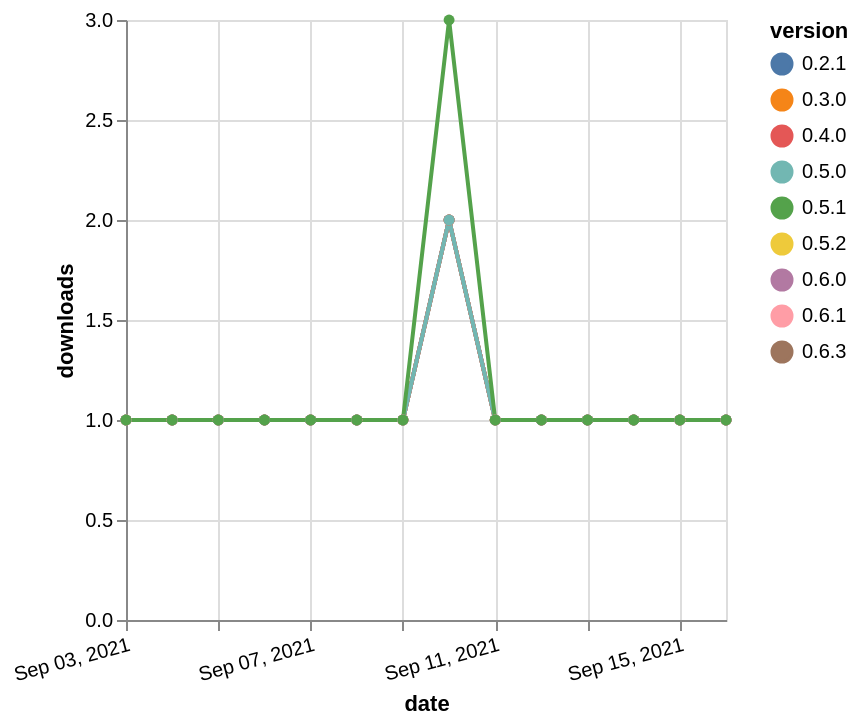

This figure's Vega-Lite source:
### Vega-Lite specification from a JSON file in a GitHub repository (floating-point values rounded to 4 significant figures)
{"$schema": "https://vega.github.io/schema/vega-lite/v5.json", "description": "A simple bar chart with embedded data.", "data": {"values": [{"date": "2021-09-03", "total": 126, "delta": 1, "version": "0.4.0"}, {"date": "2021-09-04", "total": 127, "delta": 1, "version": "0.4.0"}, {"date": "2021-09-05", "total": 128, "delta": 1, "version": "0.4.0"}, {"date": "2021-09-06", "total": 129, "delta": 1, "version": "0.4.0"}, {"date": "2021-09-07", "total": 130, "delta": 1, "version": "0.4.0"}, {"date": "2021-09-08", "total": 131, "delta": 1, "version": "0.4.0"}, {"date": "2021-09-09", "total": 132, "delta": 1, "version": "0.4.0"}, {"date": "2021-09-10", "total": 134, "delta": 2, "version": "0.4.0"}, {"date": "2021-09-11", "total": 135, "delta": 1, "version": "0.4.0"}, {"date": "2021-09-12", "total": 136, "delta": 1, "version": "0.4.0"}, {"date": "2021-09-13", "total": 137, "delta": 1, "version": "0.4.0"}, {"date": "2021-09-14", "total": 138, "delta": 1, "version": "0.4.0"}, {"date": "2021-09-15", "total": 139, "delta": 1, "version": "0.4.0"}, {"date": "2021-09-16", "total": 140, "delta": 1, "version": "0.4.0"}, {"date": "2021-09-03", "total": 128, "delta": 1, "version": "0.6.3"}, {"date": "2021-09-04", "total": 129, "delta": 1, "version": "0.6.3"}, {"date": "2021-09-05", "total": 130, "delta": 1, "version": "0.6.3"}, {"date": "2021-09-06", "total": 131, "delta": 1, "version": "0.6.3"}, {"date": "2021-09-07", "total": 132, "delta": 1, "version": "0.6.3"}, {"date": "2021-09-08", "total": 133, "delta": 1, "version": "0.6.3"}, {"date": "2021-09-09", "total": 134, "delta": 1, "version": "0.6.3"}, {"date": "2021-09-10", "total": 136, "delta": 2, "version": "0.6.3"}, {"date": "2021-09-11", "total": 137, "delta": 1, "version": "0.6.3"}, {"date": "2021-09-12", "total": 138, "delta": 1, "version": "0.6.3"}, {"date": "2021-09-13", "total": 139, "delta": 1, "version": "0.6.3"}, {"date": "2021-09-14", "total": 140, "delta": 1, "version": "0.6.3"}, {"date": "2021-09-15", "total": 141, "delta": 1, "version": "0.6.3"}, {"date": "2021-09-16", "total": 142, "delta": 1, "version": "0.6.3"}, {"date": "2021-09-03", "total": 120, "delta": 1, "version": "0.5.2"}, {"date": "2021-09-04", "total": 121, "delta": 1, "version": "0.5.2"}, {"date": "2021-09-05", "total": 122, "delta": 1, "version": "0.5.2"}, {"date": "2021-09-06", "total": 123, "delta": 1, "version": "0.5.2"}, {"date": "2021-09-07", "total": 124, "delta": 1, "version": "0.5.2"}, {"date": "2021-09-08", "total": 125, "delta": 1, "version": "0.5.2"}, {"date": "2021-09-09", "total": 126, "delta": 1, "version": "0.5.2"}, {"date": "2021-09-10", "total": 128, "delta": 2, "version": "0.5.2"}, {"date": "2021-09-11", "total": 129, "delta": 1, "version": "0.5.2"}, {"date": "2021-09-12", "total": 130, "delta": 1, "version": "0.5.2"}, {"date": "2021-09-13", "total": 131, "delta": 1, "version": "0.5.2"}, {"date": "2021-09-14", "total": 132, "delta": 1, "version": "0.5.2"}, {"date": "2021-09-15", "total": 133, "delta": 1, "version": "0.5.2"}, {"date": "2021-09-16", "total": 134, "delta": 1, "version": "0.5.2"}, {"date": "2021-09-03", "total": 126, "delta": 1, "version": "0.2.1"}, {"date": "2021-09-04", "total": 127, "delta": 1, "version": "0.2.1"}, {"date": "2021-09-05", "total": 128, "delta": 1, "version": "0.2.1"}, {"date": "2021-09-06", "total": 129, "delta": 1, "version": "0.2.1"}, {"date": "2021-09-07", "total": 130, "delta": 1, "version": "0.2.1"}, {"date": "2021-09-08", "total": 131, "delta": 1, "version": "0.2.1"}, {"date": "2021-09-09", "total": 132, "delta": 1, "version": "0.2.1"}, {"date": "2021-09-10", "total": 134, "delta": 2, "version": "0.2.1"}, {"date": "2021-09-11", "total": 135, "delta": 1, "version": "0.2.1"}, {"date": "2021-09-12", "total": 136, "delta": 1, "version": "0.2.1"}, {"date": "2021-09-13", "total": 137, "delta": 1, "version": "0.2.1"}, {"date": "2021-09-14", "total": 138, "delta": 1, "version": "0.2.1"}, {"date": "2021-09-15", "total": 139, "delta": 1, "version": "0.2.1"}, {"date": "2021-09-16", "total": 140, "delta": 1, "version": "0.2.1"}, {"date": "2021-09-03", "total": 120, "delta": 1, "version": "0.6.1"}, {"date": "2021-09-04", "total": 121, "delta": 1, "version": "0.6.1"}, {"date": "2021-09-05", "total": 122, "delta": 1, "version": "0.6.1"}, {"date": "2021-09-06", "total": 123, "delta": 1, "version": "0.6.1"}, {"date": "2021-09-07", "total": 124, "delta": 1, "version": "0.6.1"}, {"date": "2021-09-08", "total": 125, "delta": 1, "version": "0.6.1"}, {"date": "2021-09-09", "total": 126, "delta": 1, "version": "0.6.1"}, {"date": "2021-09-10", "total": 128, "delta": 2, "version": "0.6.1"}, {"date": "2021-09-11", "total": 129, "delta": 1, "version": "0.6.1"}, {"date": "2021-09-12", "total": 130, "delta": 1, "version": "0.6.1"}, {"date": "2021-09-13", "total": 131, "delta": 1, "version": "0.6.1"}, {"date": "2021-09-14", "total": 132, "delta": 1, "version": "0.6.1"}, {"date": "2021-09-15", "total": 133, "delta": 1, "version": "0.6.1"}, {"date": "2021-09-16", "total": 134, "delta": 1, "version": "0.6.1"}, {"date": "2021-09-03", "total": 135, "delta": 1, "version": "0.3.0"}, {"date": "2021-09-04", "total": 136, "delta": 1, "version": "0.3.0"}, {"date": "2021-09-05", "total": 137, "delta": 1, "version": "0.3.0"}, {"date": "2021-09-06", "total": 138, "delta": 1, "version": "0.3.0"}, {"date": "2021-09-07", "total": 139, "delta": 1, "version": "0.3.0"}, {"date": "2021-09-08", "total": 140, "delta": 1, "version": "0.3.0"}, {"date": "2021-09-09", "total": 141, "delta": 1, "version": "0.3.0"}, {"date": "2021-09-10", "total": 143, "delta": 2, "version": "0.3.0"}, {"date": "2021-09-11", "total": 144, "delta": 1, "version": "0.3.0"}, {"date": "2021-09-12", "total": 145, "delta": 1, "version": "0.3.0"}, {"date": "2021-09-13", "total": 146, "delta": 1, "version": "0.3.0"}, {"date": "2021-09-14", "total": 147, "delta": 1, "version": "0.3.0"}, {"date": "2021-09-15", "total": 148, "delta": 1, "version": "0.3.0"}, {"date": "2021-09-16", "total": 149, "delta": 1, "version": "0.3.0"}, {"date": "2021-09-03", "total": 132, "delta": 1, "version": "0.6.0"}, {"date": "2021-09-04", "total": 133, "delta": 1, "version": "0.6.0"}, {"date": "2021-09-05", "total": 134, "delta": 1, "version": "0.6.0"}, {"date": "2021-09-06", "total": 135, "delta": 1, "version": "0.6.0"}, {"date": "2021-09-07", "total": 136, "delta": 1, "version": "0.6.0"}, {"date": "2021-09-08", "total": 137, "delta": 1, "version": "0.6.0"}, {"date": "2021-09-09", "total": 138, "delta": 1, "version": "0.6.0"}, {"date": "2021-09-10", "total": 140, "delta": 2, "version": "0.6.0"}, {"date": "2021-09-11", "total": 141, "delta": 1, "version": "0.6.0"}, {"date": "2021-09-12", "total": 142, "delta": 1, "version": "0.6.0"}, {"date": "2021-09-13", "total": 143, "delta": 1, "version": "0.6.0"}, {"date": "2021-09-14", "total": 144, "delta": 1, "version": "0.6.0"}, {"date": "2021-09-15", "total": 145, "delta": 1, "version": "0.6.0"}, {"date": "2021-09-16", "total": 146, "delta": 1, "version": "0.6.0"}, {"date": "2021-09-03", "total": 122, "delta": 1, "version": "0.5.0"}, {"date": "2021-09-04", "total": 123, "delta": 1, "version": "0.5.0"}, {"date": "2021-09-05", "total": 124, "delta": 1, "version": "0.5.0"}, {"date": "2021-09-06", "total": 125, "delta": 1, "version": "0.5.0"}, {"date": "2021-09-07", "total": 126, "delta": 1, "version": "0.5.0"}, {"date": "2021-09-08", "total": 127, "delta": 1, "version": "0.5.0"}, {"date": "2021-09-09", "total": 128, "delta": 1, "version": "0.5.0"}, {"date": "2021-09-10", "total": 130, "delta": 2, "version": "0.5.0"}, {"date": "2021-09-11", "total": 131, "delta": 1, "version": "0.5.0"}, {"date": "2021-09-12", "total": 132, "delta": 1, "version": "0.5.0"}, {"date": "2021-09-13", "total": 133, "delta": 1, "version": "0.5.0"}, {"date": "2021-09-14", "total": 134, "delta": 1, "version": "0.5.0"}, {"date": "2021-09-15", "total": 135, "delta": 1, "version": "0.5.0"}, {"date": "2021-09-16", "total": 136, "delta": 1, "version": "0.5.0"}, {"date": "2021-09-03", "total": 156, "delta": 1, "version": "0.5.1"}, {"date": "2021-09-04", "total": 157, "delta": 1, "version": "0.5.1"}, {"date": "2021-09-05", "total": 158, "delta": 1, "version": "0.5.1"}, {"date": "2021-09-06", "total": 159, "delta": 1, "version": "0.5.1"}, {"date": "2021-09-07", "total": 160, "delta": 1, "version": "0.5.1"}, {"date": "2021-09-08", "total": 161, "delta": 1, "version": "0.5.1"}, {"date": "2021-09-09", "total": 162, "delta": 1, "version": "0.5.1"}, {"date": "2021-09-10", "total": 165, "delta": 3, "version": "0.5.1"}, {"date": "2021-09-11", "total": 166, "delta": 1, "version": "0.5.1"}, {"date": "2021-09-12", "total": 167, "delta": 1, "version": "0.5.1"}, {"date": "2021-09-13", "total": 168, "delta": 1, "version": "0.5.1"}, {"date": "2021-09-14", "total": 169, "delta": 1, "version": "0.5.1"}, {"date": "2021-09-15", "total": 170, "delta": 1, "version": "0.5.1"}, {"date": "2021-09-16", "total": 171, "delta": 1, "version": "0.5.1"}]}, "width": "container", "mark": {"type": "line", "point": {"filled": true}}, "encoding": {"x": {"field": "date", "type": "temporal", "timeUnit": "yearmonthdate", "title": "date", "axis": {"labelAngle": -15}}, "y": {"field": "delta", "type": "quantitative", "title": "downloads"}, "color": {"field": "version", "type": "nominal"}, "tooltip": {"field": "delta"}}}
